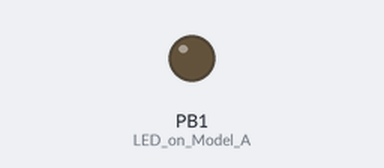
This sketch was run on a simulated ATtiny85, built with avr-gcc and run on an emulated ATtiny85. Shown: output pins drawn as LEDs (lit = HIGH).

Above: at 0.1 s.
At 101.3 s:
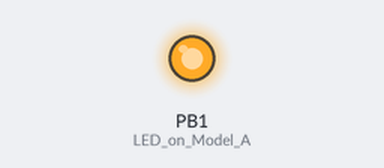
Timing chart, 0 to 102.8 s (numbered marks = the images above):
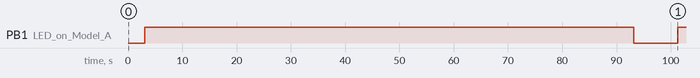

The sketch:

keylogger.ino
```cpp
#include <DigiKeyboard.h>

void setup() {
  pinMode(1, OUTPUT); //LED on Model A
}
void loop() {

  DigiKeyboard.update();
  DigiKeyboard.sendKeyStroke(0);
  DigiKeyboard.delay(3000);
  DigiKeyboard.sendKeyStroke(KEY_T, MOD_GUI_LEFT); //run
  DigiKeyboard.delay(100);
  DigiKeyboard.println("echo Testing");//starting powershell in small window

  digitalWrite(1, HIGH); //turn on led when program finishes
  DigiKeyboard.delay(90000);
  digitalWrite(1, LOW);
  DigiKeyboard.delay(5000);
}
```

Measured:
- by itself, PB1 (LED_on_Model_A): LOW → HIGH at 3.1 s, → LOW 90.0 s later, → HIGH 8.1 s later
